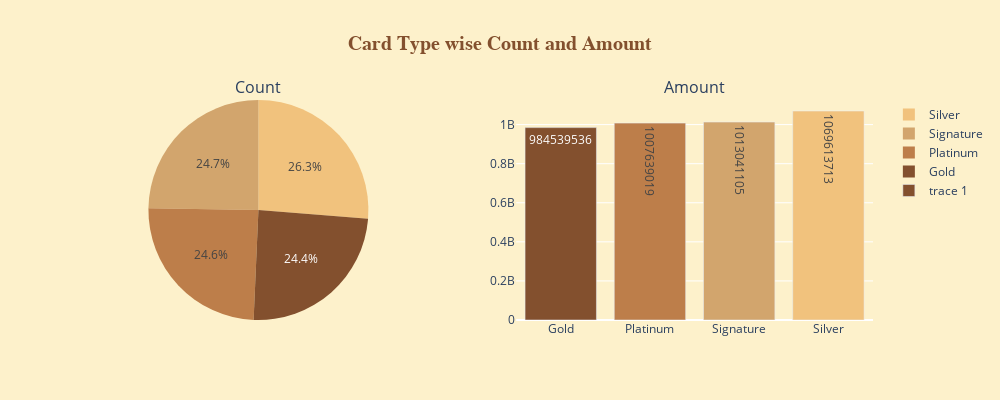

The cell this chart's notebook holds for it:
### Markdown cell above
### <div style="text-align: left; background-color: #E0B279;  color: black; padding: 14px; line-height: 0.5;"> Spend Analysis on Card Type</div>

### Code cell
ccd_cnt_amt_df = ccd_df[['Card Type', 'Amount']].groupby('Card Type')['Amount'].agg(['sum','count']).reset_index()
colors = ['#83502e', '#bd7e4a', '#d2a56d', '#f1c27d', '#ffdbac', '#ffeead']
colors2=['red', 'orange', 'blue', 'green', 'brown', 'yellow']

fig = make_subplots(rows=1,cols=2,specs=[[{'type':'domain'},{'type':'xy'}]],
                    vertical_spacing = 0.25, horizontal_spacing=.1,
                    subplot_titles=["Count","Amount"])
fig.add_trace(go.Pie(labels=ccd_cnt_amt_df['Card Type'], values=ccd_cnt_amt_df['count'],name='count', marker_colors=colors),row=1,col=1)

fig.add_trace(go.Bar(x=ccd_cnt_amt_df['Card Type'],y=ccd_cnt_amt_df['sum'], text=ccd_cnt_amt_df['sum'], marker_color=colors ),row=1,col=2)

fig.update_layout(height=400,width=1000, 
                  title_text="<b>Card Type wise Count and Amount</b>",
                  title_xanchor="center",
                  title_x=0.5,
                  title_font_family="Times New Roman",title_font_color="#83502e",
                  title_font_size=20,
                  showlegend=True,
                  legend_bgcolor='#fdf1cb',
                  paper_bgcolor='#fdf1cb',
                  plot_bgcolor = '#fdf1cb')
fig.show()

### Figure 1 — Plotly figure (JSON) as saved in the notebook; plotly's stock layout.template omitted (floating-point values rounded to 4 significant figures)
{"data": [{"domain": {"x": [0, 0.45], "y": [0, 1]}, "labels": ["Gold", "Platinum", "Signature", "Silver"], "marker": {"colors": ["#83502e", "#bd7e4a", "#d2a56d", "#f1c27d", "#ffdbac", "#ffeead"]}, "name": "count", "type": "pie", "values": [6367, 6398, 6447, 6840]}, {"marker": {"color": ["#83502e", "#bd7e4a", "#d2a56d", "#f1c27d", "#ffdbac", "#ffeead"]}, "text": [984539536, 1007639019, 1013041105, 1069613713], "type": "bar", "x": ["Gold", "Platinum", "Signature", "Silver"], "xaxis": "x", "y": [984539536, 1007639019, 1013041105, 1069613713], "yaxis": "y"}], "layout": {"annotations": [{"font": {"size": 16}, "showarrow": false, "text": "Count", "x": 0.225, "xanchor": "center", "xref": "paper", "y": 1, "yanchor": "bottom", "yref": "paper"}, {"font": {"size": 16}, "showarrow": false, "text": "Amount", "x": 0.775, "xanchor": "center", "xref": "paper", "y": 1, "yanchor": "bottom", "yref": "paper"}], "height": 400, "legend": {"bgcolor": "#fdf1cb"}, "paper_bgcolor": "#fdf1cb", "plot_bgcolor": "#fdf1cb", "showlegend": true, "title": {"font": {"color": "#83502e", "family": "Times New Roman", "size": 20}, "text": "<b>Card Type wise Count and Amount</b>", "x": 0.5, "xanchor": "center"}, "width": 1000, "xaxis": {"anchor": "y", "domain": [0.55, 1]}, "yaxis": {"anchor": "x", "domain": [0, 1]}}}
